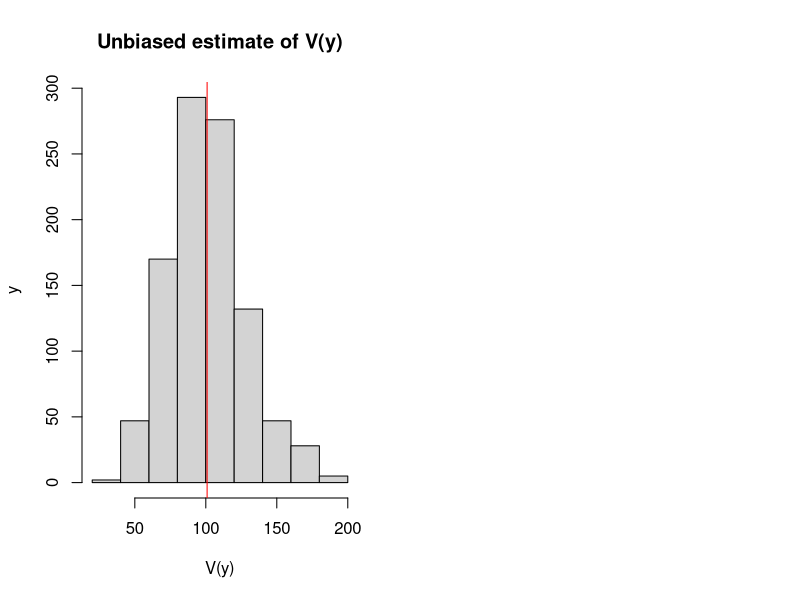

Here is the R script that generated this plot: (Note: this script raises an error after producing the figure.)
## ---- chunk 1
mu <- 100
sigma <- 10
nIterations <- 1000
# Generate data from normal distribution, 10,000 observations
y <- rnorm(10000,mu,sigma)
# This is the function, which will calculate the two variances
varFunction <- function(y){
   return(c(var(y), mean((y-mean(y))^2)))
}
# Calculate biased and unbiased variances for the sample of 30 observations,
# repeat nIterations times
varValues <- replicate(nIterations, varFunction(sample(y,30)))
## ---- chunk 2
par(mfcol=c(1,2))
# Histogram of unbiased estimate
hist(varValues[1,], xlab="V(y)", ylab="y", main="Unbiased estimate of V(y)")
abline(v=mean(varValues[1,]), col="red")
legend("topright",legend=TeX(paste0("E$\\left(V(y)\\right)$=",round(mean(varValues[1,]),2))),lwd=1,col="red")

# Histogram of the biased estimate
hist(varValues[2,], xlab="V(y)", ylab="y", main="Biased estimate of V(y)")
abline(v=mean(varValues[2,]), col="red")
legend("topright",legend=TeX(paste0("E$\\left(V(y)\\right)$=",round(mean(varValues[2,]),2))),lwd=1,col="red")
## ---- chunk 3
knitr::include_graphics("images/02-statistics-efficiency.png")
## ---- chunk 4
knitr::include_graphics("images/02-statistics-consistency.png")
## ---- chunk 5
plot(seq(-3,3,0.1),dnorm(seq(-3,3,0.1)),type="l",ylab="Density",xlab="y",main="PDF of Normal distribution")
abline(v=0, col="red")
text(0.5,0.05,TeX("$\\mu =0$"))
## ---- chunk 6
plot(seq(-3,3,0.01),dlaplace(seq(-3,3,0.01)),type="l",ylab="Density",xlab="y",main="PDF of Laplace distribution")
abline(v=0, col="red")
## ---- chunk 7
plot(seq(-3,3,0.01),ds(seq(-3,3,0.01)),type="l",ylab="Density",xlab="y",main="PDF of S distribution")
abline(v=0, col="red")
## ---- chunk 8
plot(seq(-3,3,0.01),dgnorm(seq(-3,3,0.01),0,1,0.5),type="l",ylab="Density",xlab="y",main="PDF of Generalised Normal distribution",
     ylim=c(0,0.6))
lines(seq(-3,3,0.01),dgnorm(seq(-3,3,0.01),0,1,1),col="darkblue")
lines(seq(-3,3,0.01),dgnorm(seq(-3,3,0.01),0,1,2),col="darkred")
lines(seq(-3,3,0.01),dgnorm(seq(-3,3,0.01),0,1,1000),col="purple")
abline(v=0, col="red")
legend("topright",legend=c(TeX("$\\beta =0.5$"),TeX("$\\beta =1$"),TeX("$\\beta =2$"),TeX("$\\beta =1000$")),
       col=c("black","darkblue","darkred","purple"),lwd=1)
## ---- chunk 9
plot(seq(-3,3,0.01),dalaplace(seq(-3,3,0.01),0,1,0.5),type="l",ylab="Density",xlab="y",main="PDF of Asymmetric Laplace distribution",
     ylim=c(0,0.6))
lines(seq(-3,3,0.01),dalaplace(seq(-3,3,0.01),0,1,0.2),col="darkblue")
lines(seq(-3,3,0.01),dalaplace(seq(-3,3,0.01),0,1,0.8),col="darkred")
abline(v=0, col="red")
legend("topright",legend=c(TeX("$\\alpha =0.5$"),TeX("$\\alpha =0.2$"),TeX("$\\alpha =0.8$")),
       col=c("black","darkblue","darkred"),lwd=1)
## ---- chunk 10
plot(seq(0,6,0.01),dinvgauss(seq(0,6,0.01),1,dispersion=10),type="l",ylab="Density",xlab="y",main="PDF of Inverse Gaussian distribution")
lines(seq(0,6,0.01),dinvgauss(seq(0,6,0.01),1,dispersion=1),col="darkblue")
lines(seq(0,6,0.01),dinvgauss(seq(0,6,0.01),1,dispersion=0.1),col="darkred")
abline(v=1, col="red")
legend("topright",legend=c(TeX("$s =10$"),TeX("$s =1$"),TeX("$s =0.1$")),
       col=c("black","darkblue","darkred"),lwd=1)
## ---- chunk 11
y <- rnorm(1000, 100, 10)
hist(y, xlim=c(50,150), main="", probability=TRUE)
## ---- chunk 12
sum(dnorm(y,80,10,log=T))
## ---- chunk 13
y <- rlnorm(1000, log(80), 0.4)
hist(y, main="", probability=T, xlim=c(0,300))
lines(c(0:300),dnorm(c(0:300),mean(y),sd(y)),col="blue",lwd=2)
## ---- chunk 14
hist(y, main="", probability=T, xlim=c(0,300))
lines(c(0:300),dlnorm(c(0:300),mean(log(y)),sd(log(y))),col="red",lwd=2)
## ---- chunk 15
par(mar=c(1,1,1,1))
plot(c(0,-3,-6,3,6),c(0,2,-6,5,-1),xlim=c(-8,8),ylim=c(-8,8),pch=16,axes=F,xlab="",ylab="")
lines(c(0,-3),c(0,2), col="grey", lty=2)
lines(c(0,-6),c(0,-6), col="grey", lty=2)
lines(c(0,3),c(0,5), col="grey", lty=2)
lines(c(0,6),c(0,-1), col="grey", lty=2)
points(0,0,col="red",pch=16)
text(c(0,-3,-6,3,6),c(0,2,-6,5,-1),c("True model","Model 1","Model 2","Model 3","Model 4"),pos=3)
box()
